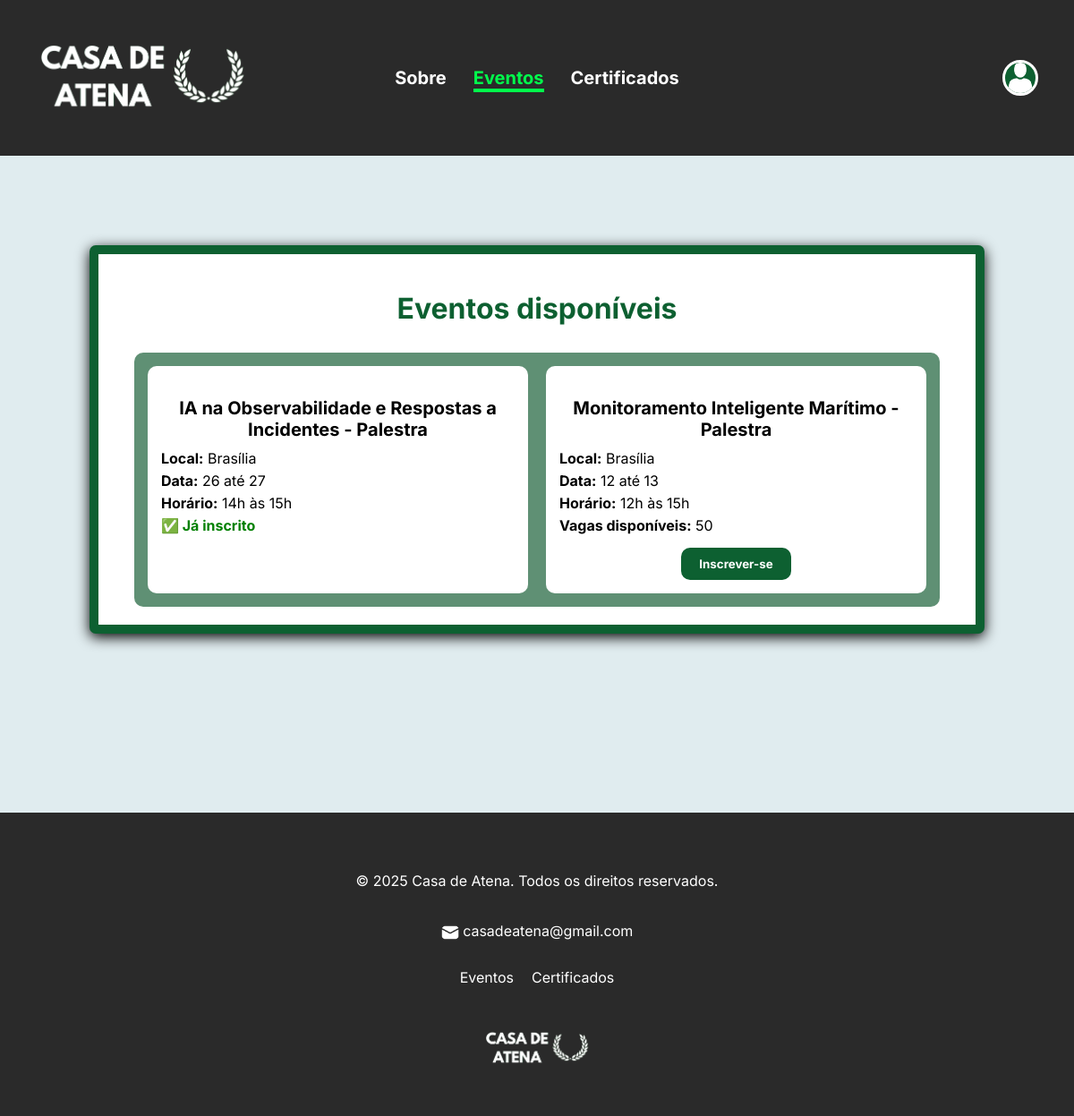
Screenshot of /home_inscricao/ (signed in) with the database file from the repository.
### sgea/login/models.py (models this page shows)
class Evento(models.Model):
    id_evento = models.AutoField(primary_key = True)
    nome = models.TextField(max_length = 255, null = True)
    tipoevento = models.TextField(max_length = 255)
    dataI = models.IntegerField()
    dataF = models.IntegerField()
    horarioI = models.IntegerField()
    horarioF = models.IntegerField()
    local = models.TextField(max_length = 255)
    quantPart = models.IntegerField()
    organResp = models.TextField(max_length = 255)
    vagas = models.IntegerField()
    emitido = models.BooleanField(default = False)
    assinatura = models.TextField(max_length = 255, null = False)
    horas = models.IntegerField(null = True, blank = True)

### sgea/login/views.py (the view)
# urls.py: path("home_inscricao/", views.home_inscricao, name = "inscricao"),
def home_inscricao(request):
    usuario_id = request.session.get("usuario_id")
    if not usuario_id:
        return redirect("login")
    usuario = Usuario.objects.get(id_usuario=usuario_id)
    eventos = Evento.objects.all()
    inscritos = Inscrito.objects.filter(usuario_id=usuario).values_list("evento_id", flat=True)
    return render(request, "usuarios/eventosU.html", {
        "usuario": usuario,
        "eventos": eventos,
        "inscritos": inscritos
    })

### sgea/login/templates/usuarios/eventosU.html (shortened to what this page needs)
{% extends 'usuarios/base.html' %}
{% load static %}
{% block content %}
<div class="eventosDisp-container">
    <div class="eventosDisp-titulo">
        <h1>Eventos disponíveis</h1>
    </div>
    <div class="eventosDisp-quadro">
        <div class="eventos-lista">
            {% for evento in eventos  %}
                {%if not evento.emitido %}
                <div class="eventos-itens">
                    <h3>{{ evento.nome }} - {{ evento.tipoevento }}</h3>
                    <p><strong>Local:</strong> {{ evento.local }}</p>
                    <p><strong>Data:</strong> {{ evento.dataI }} até {{ evento.dataF }}</p>
                    <p><strong>Horário:</strong> {{ evento.horarioI }}h às {{ evento.horarioF }}h</p>
                    {% if evento.id_evento in inscritos %}
                    <span style="color: green; font-weight: bold;">✅ Já inscrito</span>
                    {% else %}
                    <p><strong>Vagas disponíveis:</strong> {{ evento.vagas }}</p>
                        <form method="post" action="{% url 'inscricao_evento' usuario.id_usuario evento.id_evento %}">
                            <div class="eve-btn">
                                <button type="submit" class="eventos-inscricao-btn">Inscrever-se</button>
                            </div>
                        </form>
                    {% endif %}
                </div>
            {% endif %}
            {% endfor %}
        </div>
    </div>
</div>
{% endblock %}

### sgea/login/templates/usuarios/base.html (shortened to what this page needs)
{% load static %}
<!DOCTYPE html>
<html lang="pt-br">
<head>
    <link rel="stylesheet" href="{% static 'css/style.css' %}">
</head>
<body>
    <header id="header-usuario">
        <div class="logo-container">
            <img src="{% static 'assets/logos/atena_logo.png' %}" alt="Logo Atena" class="logo_atena">
        </div>
        <nav>
            <ul>
                <li>
                    <a href="{% url 'sobre' %}" id="nav-sobre">Sobre</a>
                </li>
                <li>
                    <a href="{% url 'inscricao' %}" id="nav-eventos"
                        class="{% if 'inscricao' in request.path %}ativo{% endif %}">Eventos
                    </a>
                </li>
                <li>
                    <a href="{% url 'meus_certificados' %}" id="nav-certif"
                        class="{% if 'meus_certificados' in request.path %}ativo{% endif %}">Certificados
                    </a>
                </li>
            </ul>
        </nav>
        <div class="usuario-icon-container">
            <img src="{% static 'assets/icons/usuario-icon-branco.png' %}" alt="icon usuario" width="40px" height="40px">
        </div>
    </header>
    <div class="content">
        {% block content %}{% endblock %}
    </div>
    <footer id="footer-container">
        <div class="footer-info">
            <p>&copy; {% now "Y" %} Casa de Atena. Todos os direitos reservados.</p>
            <div class="footer-email">
                <img src="{% static 'assets/icons/email-icon.png' %}" alt="Icon Email" width="20px" height="20px">
                <a href="mailto:casadeatena@gmail.com">casadeatena@gmail.com</a>
            </div>
            <ul class="footer-links">
                <li><a href="{% url 'inscricao' %}">Eventos</a></li>
                <li><a href="{% url 'meus_certificados' %}">Certificados</a></li>
            </ul>
        </div>
        <div class="logo-container-footer">
            <img src="{% static 'assets/logos/atena_logo.png' %}" alt="Logo Atena" class="logo_atena" width="120px">
        </div>
    </footer>
</body>
</html>

### sgea/login/static/css/style.css (style rules this page uses)
:root { --primary-color: #0d6031; --secondary-color: #5f9074; --tertiary-color: black; --quaternary-color: #00ff4c; --organizador-color: rgb(76, 76, 78); --background-color: #e0ecef; --background-box-color: #dfdfdf; --botao-preto-color: black; --botao-emerg-color: #ff5757; }
* { box-sizing: border-box; font-family: 'Inter', sans-serif; }
body { min-height: 100vh; margin: 0; padding: 0; background: var(--background-color); }
#header-usuario { display: flex; position: relative; justify-content: space-between; align-items: center; padding: 40px; background-color: #2a2a2a; color: #fff; }
.logo-container { flex: 1; }
#header-usuario .logo-container img { height: 90px; }
nav { flex: 2; display: flex; justify-content: center; }
nav ul { display: flex; align-items: center; gap: 30px; margin: 0; padding: 0; list-style: none; }
nav a { position: relative; line-height: 1.2; box-sizing: border-box; color: white; font-weight: bold; font-size: 20px; text-decoration: none; border-bottom: 4px solid transparent; transition: color 0.3s ease-in-out; }
nav a.ativo { color: var(--quaternary-color); border-bottom: 4px solid var(--quaternary-color); }
.usuario-icon-container { flex: 1; display: flex; justify-content: flex-end; cursor: pointer; }
.usuario-icon-container img { background-color: var(--primary-color); border: 3px solid white; border-radius: 50%; transition: transform 1s ease; }
#footer-container { padding: 50px 0; margin-top: 200px; background-color: #2a2a2a; color: #fff; text-align: center; }
#footer-container .footer-info { display: flex; flex-direction: column; max-width: 1200px; margin: 0 auto; padding: 0 20px; gap: 20px; }
#footer-container .footer-info a { color: white; text-decoration: none; }
.footer-email { align-items: center; gap: 10px; }
.footer-email img { display: inline-block; vertical-align: middle; }
#footer-container .footer-links { display: flex; justify-content: center; padding: 0; margin-top: 10px; gap: 20px; list-style: none; }
#footer-container .footer-links li a { color: white; text-decoration: none; }
.logo-container-footer { margin-top: 30px; }
.eventosDisp-container { max-width: 1000px; margin: 40px auto; margin-top: 100px; padding: 20px 40px; background-color: white; border: 10px solid var(--primary-color); border-radius: 7px; box-shadow: 0 4px 15px black; }
.eventosDisp-titulo { margin-bottom: 30px; color: var(--primary-color); text-align: center; }
.eventosDisp-titulo h1 { font-size: 32px; font-weight: 700; }
.eventosDisp-quadro { padding: 15px; background-color: var(--secondary-color); border-radius: 10px; }
.eventos-lista { display: grid; grid-template-columns: 1fr 1fr; gap: 20px; }
.eventos-itens { padding: 15px; background-color: white; border-radius: 10px; }
.eventos-itens h3 { margin-bottom: 10px; font-size: 20px; text-align: center; }
.eventos-itens p { margin: 5px 0; }
.eve-btn { display: flex; justify-content: center; }
.eventos-inscricao-btn { margin-top: 10px; padding: 10px 20px; background-color: var(--primary-color); color: white; border: none; border-radius: 10px; font-weight: bold; cursor: pointer; transform: scale(1); transition: transform 1s ease, background-color 0.3s ease; }
.eventos-itens h3 { margin-bottom: 10px; text-align: center; font-size: 20px; }

### rows the page displays
Evento: nome "IA na Observabilidade e Respostas a Incidentes", tipoevento "Palestra", local "Brasília", dataI "26", dataF "27", horarioI "14", horarioF "15", shows "✅ Já inscrito"
Evento: nome "Monitoramento Inteligente Marítimo", tipoevento "Palestra", local "Brasília", dataI "12", dataF "13", horarioI "12", horarioF "15", vagas "50"
